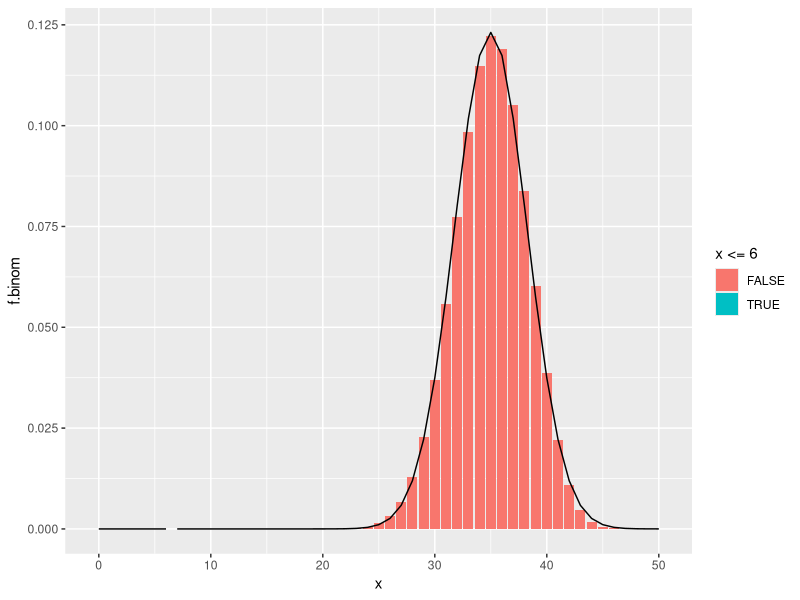

This chart was generated by the following R code:
library(tidyverse)
n <- 50
p <- 0.7
x <- 0:n
mu <- n*p
q <- 1-p
sgm <- sqrt(n*p*q)
f.binom <- dbinom(x,n,p)
f.norm <- dnorm(x, mu, sgm)
df <- data_frame(x,f.binom, f.norm)
ggplot(df, aes(x, f.binom, fill = x <= 6)) + geom_col() + geom_line(aes(x,f.norm))
a <- pbinom(33,n,p)
b <- pbinom(37,n,p )
t <- b-a 
t
c <- pnorm(33.5,mu,sgm)
d <- pnorm(37.5,mu,sgm)
h <- d-a
h
